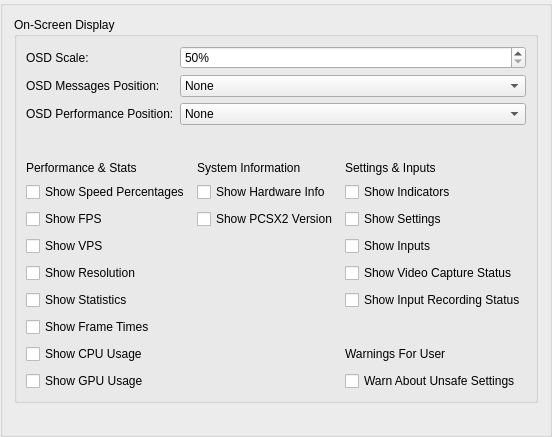
     <widget class="QGroupBox" name="osdTab">
      <attribute name="title">
       <string>OSD</string>
      </attribute>
      <layout class="QVBoxLayout" name="verticalLayout_3">
       <item>
        <widget class="QGroupBox" name="osdLayout">
         <property name="title">
          <string>On-Screen Display</string>
         </property>
         <layout class="QGridLayout" name="gridLayout">
          <item row="1" column="1">
           <widget class="QComboBox" name="osdMessagesPos">
            <item>
             <property name="text">
              <string>None</string>
             </property>
            </item>
            <item>
             <property name="text">
              <string>Top Left (Default)</string>
             </property>
            </item>
            <item>
             <property name="text">
              <string>Top Center</string>
             </property>
            </item>
            <item>
             <property name="text">
              <string>Top Right</string>
             </property>
            </item>
            <item>
             <property name="text">
              <string>Center Left</string>
             </property>
            </item>
            <item>
             <property name="text">
              <string>Center</string>
             </property>
            </item>
            <item>
             <property name="text">
              <string>Center Right</string>
             </property>
            </item>
            <item>
             <property name="text">
              <string>Bottom Left</string>
             </property>
            </item>
            <item>
             <property name="text">
              <string>Bottom Center</string>
             </property>
            </item>
            <item>
             <property name="text">
              <string>Bottom Right</string>
             </property>
            </item>
           </widget>
          </item>
          <item row="2" column="1">
           <widget class="QComboBox" name="osdPerformancePos">
            <item>
             <property name="text">
              <string>None</string>
             </property>
            </item>
            <item>
             <property name="text">
              <string>Top Left</string>
             </property>
            </item>
            <item>
             <property name="text">
              <string>Top Center</string>
             </property>
            </item>
            <item>
             <property name="text">
              <string>Top Right (Default)</string>
             </property>
            </item>
            <item>
             <property name="text">
              <string>Center Left</string>
             </property>
            </item>
            <item>
             <property name="text">
              <string>Center</string>
             </property>
            </item>
            <item>
             <property name="text">
              <string>Center Right</string>
             </property>
            </item>
            <item>
             <property name="text">
              <string>Bottom Left</string>
             </property>
            </item>
            <item>
             <property name="text">
              <string>Bottom Center</string>
             </property>
            </item>
            <item>
             <property name="text">
              <string>Bottom Right</string>
             </property>
            </item>
           </widget>
          </item>
          <item row="1" column="0">
           <widget class="QLabel" name="osdMessagesPosLabel">
            <property name="text">
             <string>OSD Messages Position:</string>
            </property>
           </widget>
          </item>
          <item row="2" column="0">
           <widget class="QLabel" name="osdPerformancePosLabel">
            <property name="text">
             <string>OSD Performance Position:</string>
            </property>
           </widget>
          </item>
          <item row="0" column="1">
           <widget class="QSpinBox" name="osdScale">
            <property name="sizePolicy">
             <sizepolicy hsizetype="MinimumExpanding" vsizetype="Fixed">
              <horstretch>0</horstretch>
              <verstretch>0</verstretch>
             </sizepolicy>
            </property>
            <property name="suffix">
             <string>%</string>
            </property>
            <property name="minimum">
             <number>50</number>
            </property>
            <property name="maximum">
             <number>500</number>
            </property>
           </widget>
          </item>
          <item row="0" column="0">
           <widget class="QLabel" name="osdScaleLabel">
            <property name="text">
             <string>OSD Scale:</string>
            </property>
           </widget>
          </item>
          <item row="4" column="0" colspan="2">
           <layout class="QGridLayout" name="osdOptionLayout" rowstretch="0,0,0,0,0,0,0,0,0,0,0">
            <property name="sizeConstraint">
             <enum>QLayout::SizeConstraint::SetDefaultConstraint</enum>
            </property>
            <property name="topMargin">
             <number>10</number>
            </property>
            <property name="spacing">
             <number>7</number>
            </property>
            <item row="1" column="2">
             <widget class="QCheckBox" name="osdShowIndicators">
              <property name="text">
               <string>Show Indicators</string>
              </property>
             </widget>
            </item>
            <item row="2" column="0">
             <widget class="QCheckBox" name="osdShowFPS">
              <property name="text">
               <string>Show FPS</string>
              </property>
             </widget>
            </item>
            <item row="2" column="2">
             <widget class="QCheckBox" name="osdShowSettings">
              <property name="text">
               <string>Show Settings</string>
              </property>
             </widget>
            </item>
            <item row="4" column="2">
             <widget class="QCheckBox" name="osdShowInputs">
              <property name="text">
               <string>Show Inputs</string>
              </property>
             </widget>
            </item>
            <item row="1" column="0">
             <widget class="QCheckBox" name="osdShowSpeed">
              <property name="text">
               <string>Show Speed Percentages</string>
              </property>
             </widget>
            </item>
            <item row="10" column="2">
             <widget class="QCheckBox" name="osdWarnAboutUnsafeSettings">
              <property name="text">
               <string>Warn About Unsafe Settings</string>
              </property>
             </widget>
            </item>
            <item row="5" column="2">
             <widget class="QCheckBox" name="osdShowVideoCapture">
              <property name="text">
               <string>Show Video Capture Status</string>
              </property>
             </widget>
            </item>
            <item row="10" column="0">
             <widget class="QCheckBox" name="osdShowGPU">
              <property name="text">
               <string>Show GPU Usage</string>
              </property>
             </widget>
            </item>
            <item row="6" column="2">
             <widget class="QCheckBox" name="osdShowInputRec">
              <property name="text">
               <string>Show Input Recording Status</string>
              </property>
             </widget>
            </item>
            <item row="0" column="1">
             <widget class="QLabel" name="Column1_SystemInformation">
              <property name="sizePolicy">
               <sizepolicy hsizetype="Preferred" vsizetype="Fixed">
                <horstretch>0</horstretch>
                <verstretch>0</verstretch>
               </sizepolicy>
              </property>
              <property name="text">
               <string>System Information</string>
              </property>
             </widget>
            </item>
            <item row="0" column="0">
             <widget class="QLabel" name="Column0_PerformanceAndStats">
              <property name="sizePolicy">
               <sizepolicy hsizetype="Preferred" vsizetype="Fixed">
                <horstretch>0</horstretch>
                <verstretch>0</verstretch>
               </sizepolicy>
              </property>
              <property name="text">
               <string>Performance &amp; Stats</string>
              </property>
             </widget>
            </item>
            <item row="0" column="2">
             <widget class="QLabel" name="Column2_SettingsAndInputs">
              <property name="sizePolicy">
               <sizepolicy hsizetype="Preferred" vsizetype="Fixed">
                <horstretch>0</horstretch>
                <verstretch>0</verstretch>
               </sizepolicy>
              </property>
              <property name="text">
               <string>Settings &amp; Inputs</string>
              </property>
             </widget>
            </item>
            <item row="6" column="0">
             <widget class="QCheckBox" name="osdShowGSStats">
              <property name="text">
               <string>Show Statistics</string>
              </property>
             </widget>
            </item>
            <item row="9" column="0">
             <widget class="QCheckBox" name="osdShowCPU">
              <property name="text">
               <string>Show CPU Usage</string>
              </property>
             </widget>
            </item>
            <item row="4" column="0">
             <widget class="QCheckBox" name="osdShowVPS">
              <property name="text">
               <string>Show VPS</string>
              </property>
             </widget>
            </item>
            <item row="5" column="0">
             <widget class="QCheckBox" name="osdShowResolution">
              <property name="text">
               <string>Show Resolution</string>
              </property>
             </widget>
            </item>
            <item row="8" column="0">
             <widget class="QCheckBox" name="osdShowFrameTimes">
              <property name="text">
               <string>Show Frame Times</string>
              </property>
             </widget>
            </item>
            <item row="9" column="2">
             <widget class="QLabel" name="osdWarningLabel">
              <property name="text">
               <string>Warnings For User</string>
              </property>
             </widget>
            </item>
            <item row="1" column="1">
             <widget class="QCheckBox" name="osdShowHardwareInfo">
              <property name="text">
               <string>Show Hardware Info</string>
              </property>
             </widget>
            </item>
            <item row="2" column="1">
             <widget class="QCheckBox" name="osdShowVersion">
              <property name="text">
               <string>Show PCSX2 Version</string>
              </property>
             </widget>
            </item>
           </layout>
          </item>
          <item row="3" column="0" colspan="2">
           <spacer name="osdCheckboxSpacer">
            <property name="orientation">
             <enum>Qt::Orientation::Vertical</enum>
            </property>
            <property name="sizeType">
             <enum>QSizePolicy::Policy::Fixed</enum>
            </property>
            <property name="sizeHint" stdset="0">
             <size>
              <width>20</width>
              <height>20</height>
             </size>
            </property>
           </spacer>
          </item>
         </layout>
        </widget>
       </item>
       <item>
        <spacer name="verticalSpacer_3">
         <property name="orientation">
          <enum>Qt::Orientation::Vertical</enum>
         </property>
         <property name="sizeType">
          <enum>QSizePolicy::Policy::Maximum</enum>
         </property>
         <property name="sizeHint" stdset="0">
          <size>
           <width>20</width>
           <height>20</height>
          </size>
         </property>
        </spacer>
       </item>
      </layout>
     </widget>
